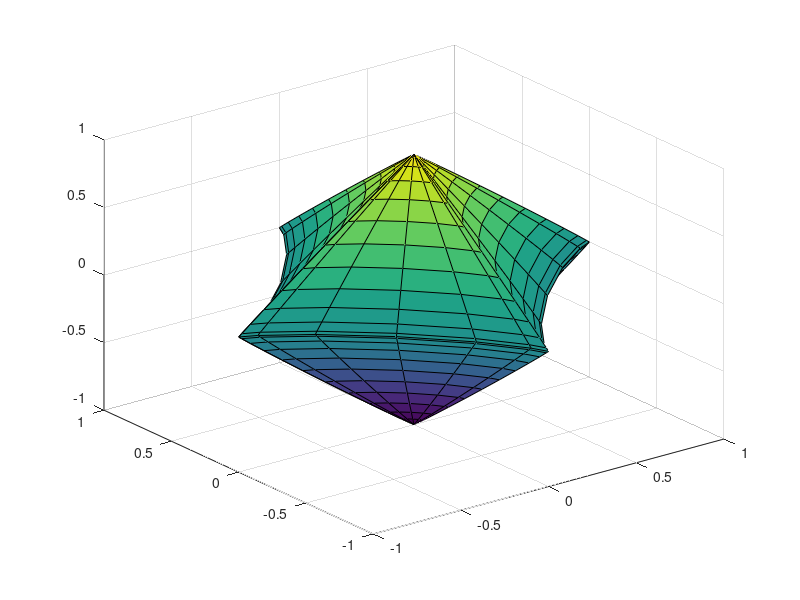

Here is the MATLAB script that generated this plot:
function [xx,yy,zz] = superquad(n,e,m);
%SUPERQUAD Barr's "superquadrics" ellipsoid.
%	[x,y,z] = SUPERQUAD(n,e,m) is a generalized ellipsoid with
%	n = vertical roundness, e = horizontal roundness and m facets.
%	If values of n and e are not given, random values are supplied.
%	The default value of m is 24.
%
%	SUPERQUAD(...) , with no output arguments, does a SURF plot.
%
%	Ref: A. H. Barr, IEEE Computer Graphics and Applications, 1981,
%	     or, Graphics Gems III, David Kirk, editor, 1992.
%
%	See also: SQDEMO.

%	Copyright (c) 1984-94 by The MathWorks, Inc.

if nargin < 3, m = 24; end
if nargin < 2, e = max(0,1+randn); end
if nargin < 1, n = max(0,1+randn); end

u = (-m:2:m)/m*pi;
v = u'/2;

cosv = cos(v); sinv = sin(v);
cosu = cos(u); sinu = sin(u);
cosv(1) = 0; cosv(m+1) = 0;
sinu(1) = 0; sinu(m+1) = 0;

t = sign(cosv) .* abs(cosv).^n ;
x = t * (sign(cosu) .* abs(cosu).^e );
y = t * (sign(sinu) .* abs(sinu).^e );
z = (sign(sinv) .* abs(sinv).^n ) *  ones(size(u));

if nargout == 0
   surf(x,y,z)
else
   xx = x; yy = y; zz = z;
end
